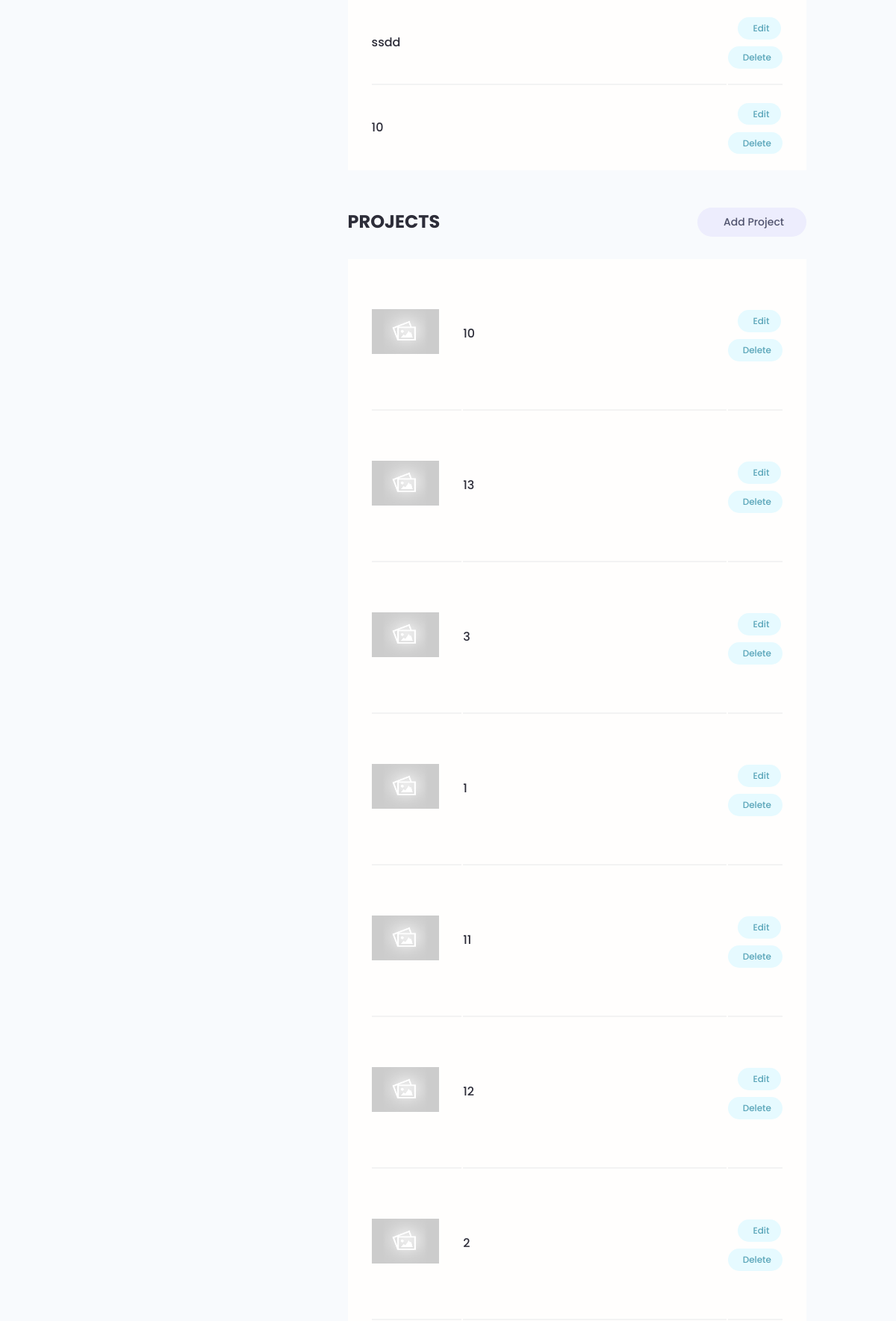
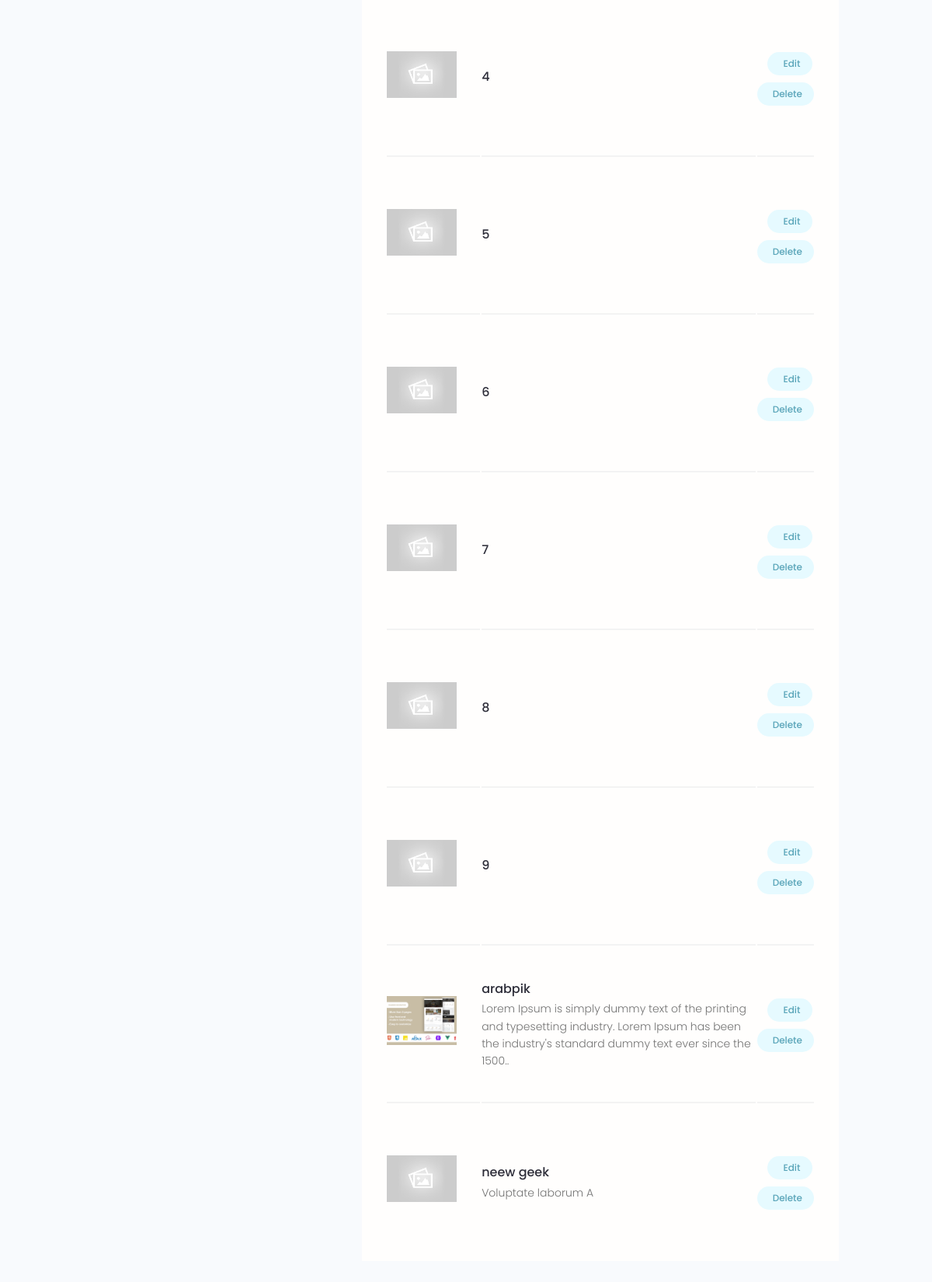
Page /account/ (signed in, lower part) on the earlier database version (2 pictures, top to bottom).
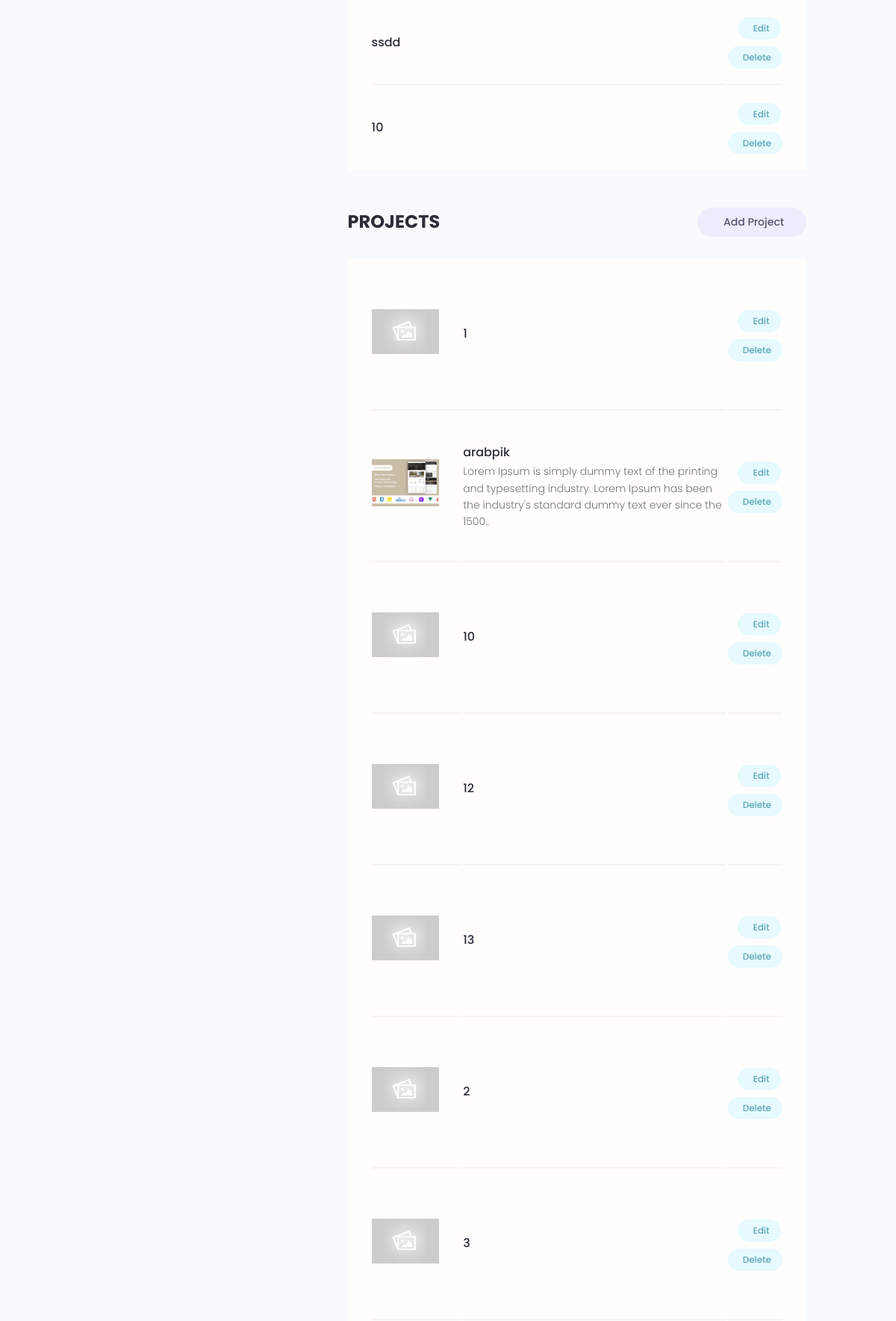
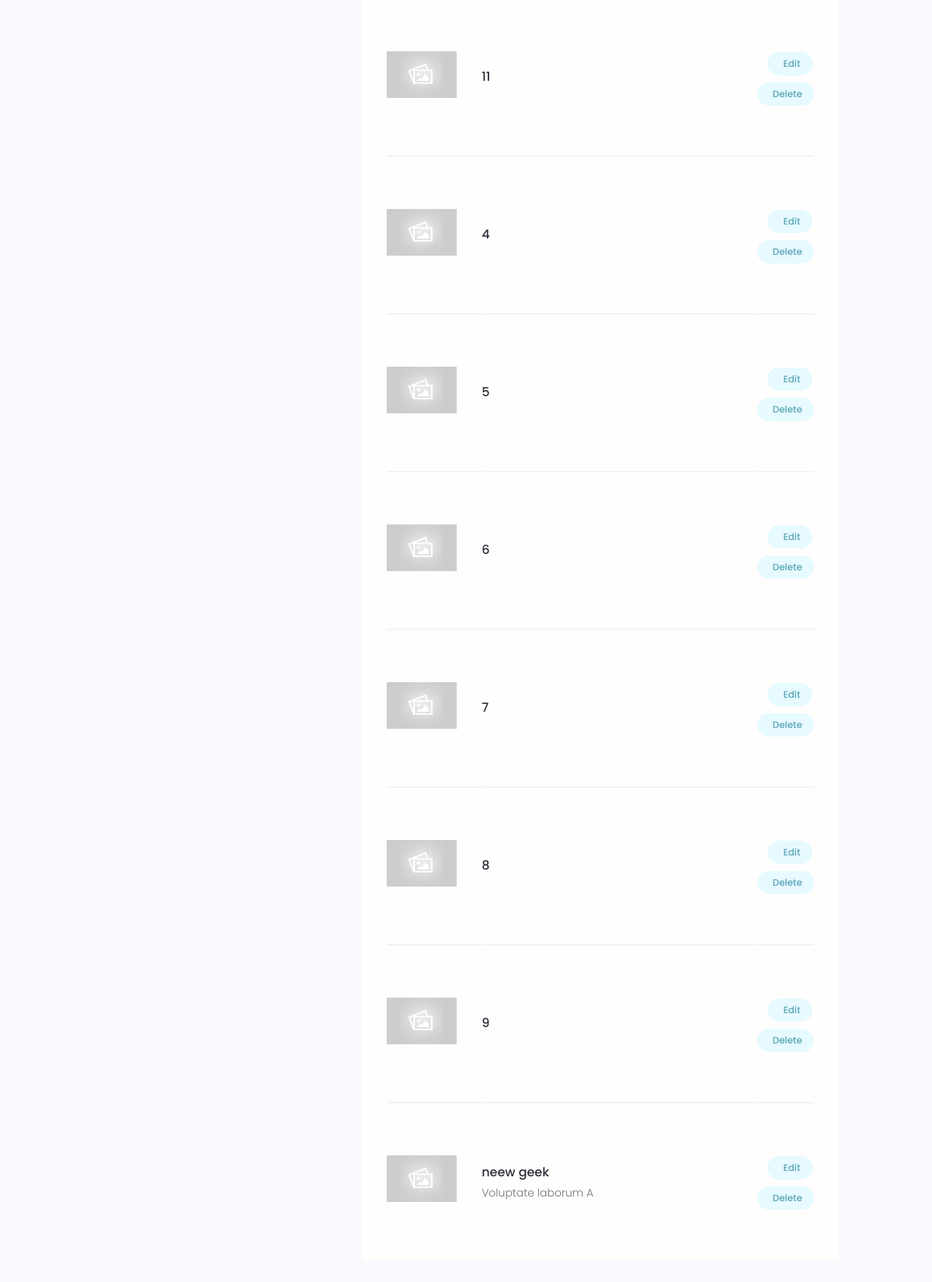
Same page on the later database version (2 pictures, top to bottom).
### users/models.py (models this page shows, shortened)
class Skill(models.Model):
    id = models.UUIDField(default=uuid.uuid4, unique=True,
                            primary_key=True, editable=False)
    owner = models.ForeignKey(Profile, on_delete=models.CASCADE)
    name = models.CharField(max_length=200, null=True, blank=True)
    description = models.TextField(null=True, blank=True)
    created = models.DateTimeField(auto_now_add=True)

### projects/models.py (models this page shows, shortened)
class Project(models.Model):
    id = models.UUIDField(default=uuid.uuid4, unique=True, primary_key=True, editable=False)
    owner = models.ForeignKey(Profile, null=True, blank=True, on_delete=models.SET_NULL)
    title = models.CharField(max_length=2000)
    description = models.TextField(null=True, blank=True)
    image = models.ImageField(default="default.jpg")
    tags = models.ManyToManyField('Tag', blank=True)
    demo_link = models.URLField(max_length=2000, null=True, blank=True)
    source_link = models.URLField(max_length=2000, null=True, blank=True)
    vote_total = models.IntegerField(default=0, null=True, blank=True)
    vote_ratio = models.IntegerField(default=0, null=True, blank=True)
    created = models.DateTimeField(auto_now_add=True)
    class Meta:
        ordering = ["-vote_ratio", "-vote_total", "title"]

### users/views.py (the view)
# urls.py: path('account/', views.userAccount, name="account"),
@login_required
def userAccount(request):
    profile = request.user.profile
    skills = profile.skill_set.all()
    projects = profile.project_set.all()
    context = {
        "profile": profile,
        "skills": skills,
        "projects": projects
    }
    return render(request, "users/account.html", context)

### users/templates/users/account.html (shortened to what this page needs)
{% extends 'main.html' %}
{% block content %}
<main class="settingsPage profile my-md">
    <div class="container">
        <div class="layout">
            <div class="column column--1of3">
            </div>
            <div class="column column--2of3">
                <table class="settings__table">
                    {% for skill in skills %}
                    <tr>
                        <td class="settings__tableInfo">
                            <h4>{{skill.name}}</h4>
                        </td>
                        <td class="settings__tableActions">
                            <a class="tag tag--pill tag--main settings__btn" href="{% url 'edit-skill' skill.id %}">
                                Edit</a>
                            <a class="tag tag--pill tag--main settings__btn" href="{% url 'delete-skill' skill.id %}"> Delete</a>
                        </td>
                    </tr>
                    {% endfor %}
                </table>
                <div class="settings">
                    <h3 class="settings__title">Projects</h3>
                    <a class="tag tag--pill tag--sub settings__btn tag--lg" href="{% url 'create-project' %}"> Add
                        Project</a>
                </div>
                <table class="settings__table">
                    {% for project in projects %}
                    <tr>
                        <td class="settings__thumbnail">
                            <a href="{% url 'project' project.id %}"><img src="{{project.image.url}}" alt="Project Thumbnail" /></a>
                        </td>
                        <td class="settings__tableInfo">
                            <a href="{% url 'project' project.id %}">{{project.title}}</a>
                            <p>
                                {% if project.description|length > 150 %}
                                    {{project.description|slice:"150"}}..
                                {% else %}
                                    {{project.description}}
                                {% endif %}
                            </p>
                        </td>
                        <td class="settings__tableActions">
                            <a class="tag tag--pill tag--main settings__btn" href="{% url 'update-project' project.id %}">
                                Edit</a>
                            <a class="tag tag--pill tag--main settings__btn" href="{% url 'delete-project' project.id %}"> Delete</a>
                        </td>
                    </tr>
                    {% endfor %}
                </table>
            </div>
        </div>
    </div>
</main>
{% endblock %}

Differences in the rows shown:
changed Project (number 1 of 15 on the later page): moves up the list
changed Project "arabpik": moves up the list
changed Project (number 4 of 15 on the later page): moves up the list
changed Project (number 6 of 15 on the later page): moves up the list
